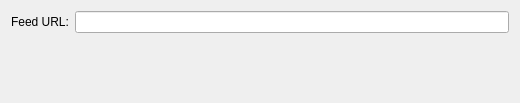
<?xml version="1.0" encoding="UTF-8"?>
<ui version="4.0">
 <class>feedConfig</class>
 <widget class="QWidget" name="feedConfig">
  <property name="geometry">
   <rect>
    <x>0</x>
    <y>0</y>
    <width>520</width>
    <height>103</height>
   </rect>
  </property>
  <layout class="QFormLayout" name="formLayout">
   <item row="0" column="0">
    <widget class="QLabel" name="label">
     <property name="text">
      <string>Feed URL:</string>
     </property>
    </widget>
   </item>
   <item row="0" column="1">
    <widget class="QLineEdit" name="kcfg_feed"/>
   </item>
  </layout>
 </widget>
 <resources/>
 <connections/>
</ui>
